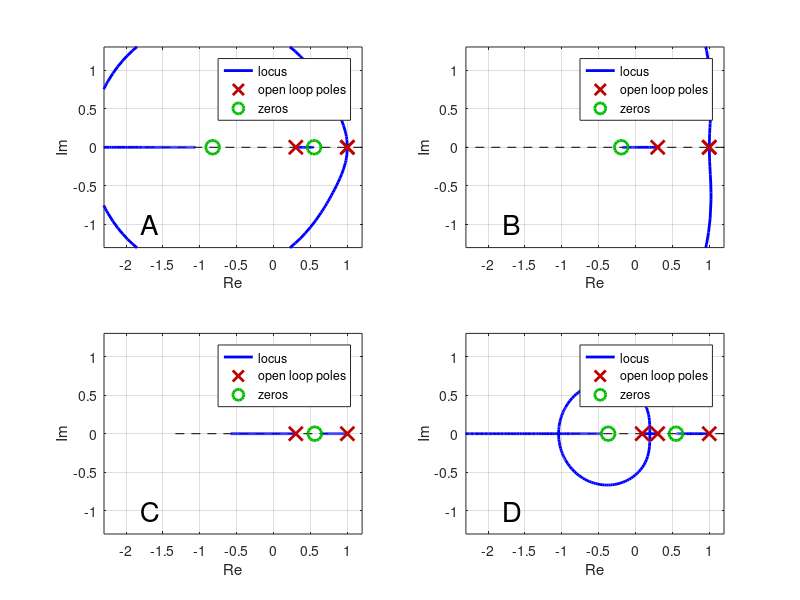

Write MATLAB code to recreate this figure.
%% Root locus exercise. Pair transfer function and root locus
% Kjartan halvorsen
% 2018-02-15
% 2019-09-03 Modified from continuous-time version 

h = 0.3;
G{1} = c2d(zpk([-2],[0,0,-4], 2),h);
G{2} = c2d(zpk([],[0,0,-4], 4),h);
G{3} = c2d(zpk([-2],[0,-4], 2),h);
G{4} = c2d(zpk([-2],[0,-4,-8], 16),h);

annot = {'A', 'B', 'C', 'D'};

figure(1)
clf
for i=1:4
    subplot(2,2,i)
    rlocus(G{i})
    xlim([-2.3,1.2])
    ylim([-1.3,1.3])
    title('')
    xlabel('Re')
    ylabel('Im')
    
    text(-1.8,-1, annot{i}, 'fontsize', 20)

    G{i}
end

print -dpdf -bestfit rlocus_2x2.pdf
